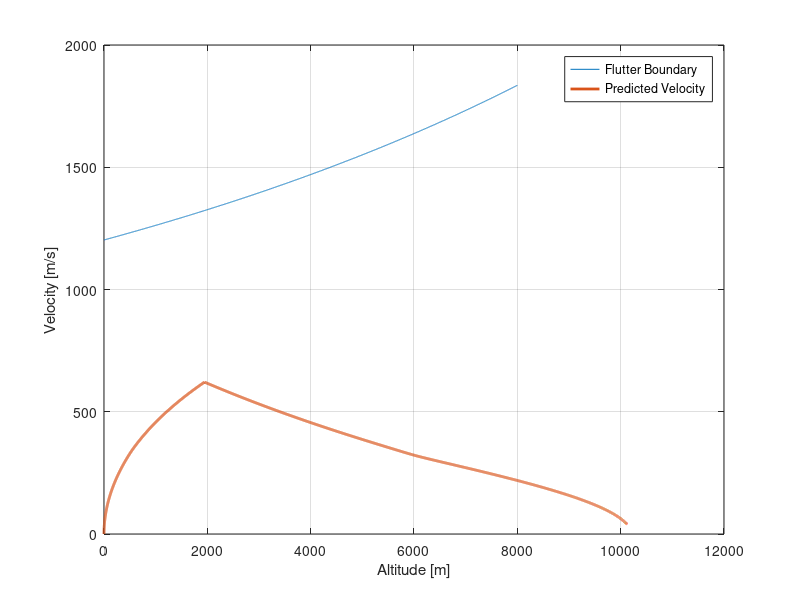

This figure's MATLAB source:
%%%%%%%%%%%%%%%%%%%%%%%%%%%%%%%%%%%%%%%%%%%%%%%%%%%%%%%%%%%%%%%%%%%%%%%%%%%
%%% Fin Flutter Model %%%%%%%%%%%%%%%%%%%%%%%%%%%%%%%%%%%%%%%%%%%%%%%%%%%%%
%%%%%%%%%%%%%%%%%%%%%%%%%%%%%%%%%%%%%%%%%%%%%%%%%%%%%%%%%%%%%%%%%%%%%%%%%%%
% As taken from:
%   https://www.apogeerockets.com/education/downloads/Newsletter411.pdf
% with an atmospheric pressure and temperature model from NASA and ideal
% gas law for atmospheric speed of sound

clc     %Clear Command Window
clear   %Clear Variables

%%% Material Properties %%%%%%%%%%%%%%%%%%%%%%%%%%%%%%%%%%%%%%%%%%%%%%%%%%%
%Young modulus of G10 fiberglass composite as found by
%  Ravi-Chandar, K., and S. Satapathy. "Mechanical properties of G-10
%  glass-epoxy composite." Defense Technical Information Center (2007).
    E = 18.8E9;                %[Pa]
    poisson = 0.3;
    
%Shear modulus based on isotropic material approximation (best
%approximation I could find)
    G = E/(2*(1+poisson));     %[Pa]
%%%%%%%%%%%%%%%%%%%%%%%%%%%%%%%%%%%%%%%%%%%%%%%%%%%%%%%%%%%%%%%%%%%%%%%%%%%

%%% Geometric Parameters %%%%%%%%%%%%%%%%%%%%%%%%%%%%%%%%%%%%%%%%%%%%%%%%%%
%Inputs:
    Cr = 0.408;         %[m] Root Chord
    Ct = 0.2097;        %[m] Tip Chord
    b = 0.114;          %[m] Fin Height
    t = 1/4*0.0254;     %[m] Fin Thickness (original = 0.15" = 0.00381m)

%Calculations:
    S = (b/2)*(Cr+Ct);  %[m2] Fin Area
    lambda = Ct/Cr;     %[] Fin taper Ratio
    B = b^2/S;          %[] Aspect ratio
    tn = t/Cr;          %[] Normalized Thickness
%%%%%%%%%%%%%%%%%%%%%%%%%%%%%%%%%%%%%%%%%%%%%%%%%%%%%%%%%%%%%%%%%%%%%%%%%%%
    
%%% Atmospheric Model %%%%%%%%%%%%%%%%%%%%%%%%%%%%%%%%%%%%%%%%%%%%%%%%%%%%%
%Constants:
    h = [0:1:8000]; %[m] Array of Rocket Altitude
    Po = 101300;    %[Pa] Sea Level Pressure
    H = 8077;       %[m] Atmospheric Scale Height
    ga = 1.4;       %[] Specific Heat Ratio for Air
    R = 287.05;     %[Nm/(kgK)] Perfect gas Constant for Air
    
%Calculations:
    T = (15.04-0.00649*h)+273.15;           %[K] Atmospheric Temperature
    P = (101.29*((T)/288.02).^(5.256))*1000;%[Pa] Atmospheric Pressure
    a = (ga*R*T).^(1/2);                    %[m/s] Atmospheric Sound Speed
%%%%%%%%%%%%%%%%%%%%%%%%%%%%%%%%%%%%%%%%%%%%%%%%%%%%%%%%%%%%%%%%%%%%%%%%%%%

%%% Import Altitude and Velocity Data %%%%%%%%%%%%%%%%%%%%%%%%%%%%%%%%%%%%%
%importing values into imported
    %[Altitude,Vel] = ...
    %importfile('Rocket_Positionv_v_Speed.xlsx','Export Data',1,354);
    %xlsread('Rocket_Positionv_v_Speed_v2.xlsx', , 2, 354);
    Data = load("workspace variables.mat",'s','v');
    Altitude = Data.s(2,:);
    Vel = sqrt(Data.v(1,:).^2 + Data.v(2,:).^2);

%%%%%%%%%%%%%%%%%%%%%%%%%%%%%%%%%%%%%%%%%%%%%%%%%%%%%%%%%%%%%%%%%%%%%%%%%%%
    
%%% Flutter Predictions %%%%%%%%%%%%%%%%%%%%%%%%%%%%%%%%%%%%%%%%%%%%%%%%%%%
%Empirical Formula for Flutter Prediction (NACA Technical Paper 4197)
    Vf = 1.223*(a.*((Po./P).^(1/2)))*...
        ((G/Po)^(1/2))*((((tn/B)^3)*((2+B)/(1+lambda)))^(1/2)); %[m/s]

%Plot:
     plot(h, Vf,Altitude,Vel,...
         'linewidth',2)
     grid on
     legend('Flutter Boundary','Predicted Velocity')
     xlabel('Altitude [m]')
     ylabel('Velocity [m/s]')
%%%%%%%%%%%%%%%%%%%%%%%%%%%%%%%%%%%%%%%%%%%%%%%%%%%%%%%%%%%%%%%%%%%%%%%%%%%

%%% Safety Factor %%%%%%%%%%%%%%%%%%%%%%%%%%%%%%%%%%%%%%%%%%%%%%%%%%%%%%%%%
%Find maximum speed of the rocket
    [maxV,index] = max(Vel);

%Find the corresponding index in the array of flutter altitudes h
    [~,Vfindex] = min(abs(Altitude(index)-h));

%Calculate the safety Factor
    safetyFactor = Vf(Vfindex)/maxV
%%%%%%%%%%%%%%%%%%%%%%%%%%%%%%%%%%%%%%%%%%%%%%%%%%%%%%%%%%%%%%%%%%%%%%%%%%%
